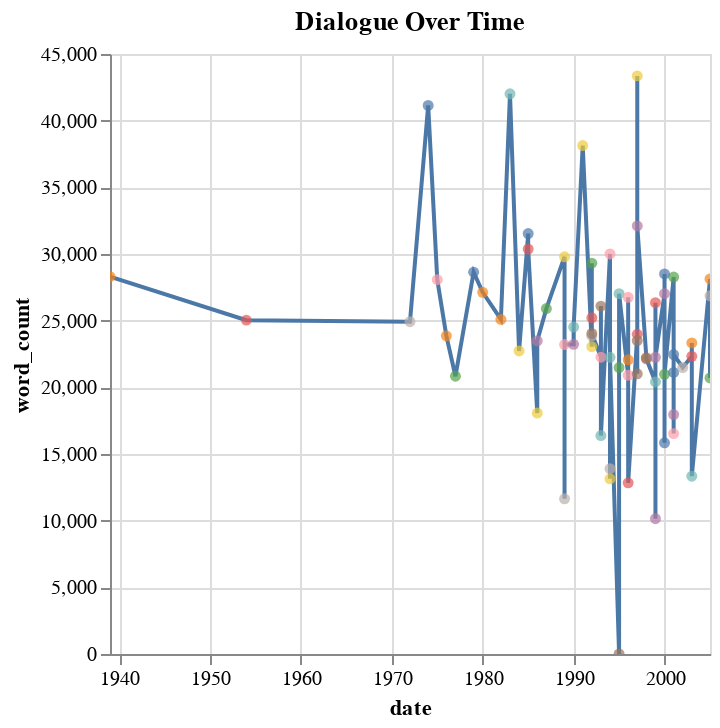

Here is the notebook cell this chart was saved with:
### Markdown cell above
### ploting the graph

### Code cell
lines = alt.Chart(film_scripts_cleaned).mark_line().encode(
    x='date:T',
    y='word_count:Q',
    tooltip=['year', 'word_count', 'title']
)

points = alt.Chart(film_scripts_cleaned).mark_circle().encode(
    x='date:T',
    y='word_count:Q',
    color=alt.Color('title:N', legend=None),
    tooltip=['year', 'word_count', 'title']
)

chart = lines + points
chart.interactive().properties(title='Dialogue Over Time')

### Figure 1 — Vega-Lite specification as saved in the notebook (floating-point values rounded to 4 significant figures)
{"$schema": "https://vega.github.io/schema/vega-lite/v5.16.3.json", "config": {"view": {"continuousHeight": 300, "continuousWidth": 300}}, "data": {"name": "data-1c0faf8a0a497ba7b6e97caa6d0d3c04"}, "datasets": {"data-1c0faf8a0a497ba7b6e97caa6d0d3c04": [{"date": "1939-01-01T00:00:00", "gross_ia": 45, "imdb_id": "tt0031725", "script_id": 3016, "source": "http://www.dailyscript.com/scripts/Ninotchka.txt", "title": "Ninotchka", "word_count": 28296, "year": 1939}, {"date": "1954-01-01T00:00:00", "gross_ia": 185, "imdb_id": "tt0047296", "script_id": 4745, "source": "http://www.dailyscript.com/scripts/onthewaterfront.html", "title": "On the Waterfront", "word_count": 25039, "year": 1954}, {"date": "1972-01-01T00:00:00", "gross_ia": 138, "imdb_id": "tt0068638", "script_id": 2387, "source": "http://www.dailyscript.com/scripts/getaway.html", "title": "The Getaway", "word_count": 24922, "year": 1972}, {"date": "1974-01-01T00:00:00", "gross_ia": 266, "imdb_id": "tt0071562", "script_id": 4280, "source": "http://www.dailyscript.com/scripts/godfather2.html", "title": "The Godfather: Part II", "word_count": 41143, "year": 1974}, {"date": "1975-01-01T00:00:00", "gross_ia": 1103, "imdb_id": "tt0073195", "script_id": 2666, "source": "http://www.dailyscript.com/scripts/Jaws.txt", "title": "Jaws", "word_count": 28073, "year": 1975}, {"date": "1976-01-01T00:00:00", "gross_ia": 102, "imdb_id": "tt0074812", "script_id": 4543, "source": "http://www.dailyscript.com/scripts/Logans+Run.txt", "title": "Logan's Run", "word_count": 23860, "year": 1976}, {"date": "1977-01-01T00:00:00", "gross_ia": 495, "imdb_id": "tt0076729", "script_id": 4978, "source": "http://www.dailyscript.com/scripts/Smokey%20And%20The%20Bandit.txt", "title": "Smokey and the Bandit", "word_count": 20835, "year": 1977}, {"date": "1979-01-01T00:00:00", "gross_ia": 285, "imdb_id": "tt0079945", "script_id": 5025, "source": "http://www.dailyscript.com/scripts/startrek01.html", "title": "Star Trek: The Motion Picture", "word_count": 28634, "year": 1979}, {"date": "1980-01-01T00:00:00", "gross_ia": 937, "imdb_id": "tt0080684", "script_id": 3433, "source": "http://www.scifiscripts.com/scripts/esb_final.txt", "title": "Star Wars: Episode V - The Empire Strikes Back", "word_count": 27126, "year": 1980}, {"date": "1982-01-01T00:00:00", "gross_ia": 384, "imdb_id": "tt0084434", "script_id": 4738, "source": "http://www.dailyscript.com/scripts/Officer+And+A+Gentleman,+An.txt", "title": "An Officer and a Gentleman", "word_count": 25095, "year": 1982}, {"date": "1983-01-01T00:00:00", "gross_ia": 165, "imdb_id": "tt0086393", "script_id": 5075, "source": "http://www.scifiscripts.com/scripts/superman3_script.txt", "title": "Superman III", "word_count": 42016, "year": 1983}, {"date": "1984-01-01T00:00:00", "gross_ia": 197, "imdb_id": "tt0088170", "script_id": 5028, "source": "http://www.scifiscripts.com/scripts/Trek/Star_Trek_III.htm", "title": "Star Trek III: The Search for Spock", "word_count": 22726, "year": 1984}, {"date": "1985-01-01T00:00:00", "gross_ia": 37, "imdb_id": "tt0089469", "script_id": 4515, "source": "http://www.angelfire.com/movies/ridleyscott/script/LegendOfDarkness.txt", "title": "Legend", "word_count": 31530, "year": 1985}, {"date": "1985-01-01T00:00:00", "gross_ia": 81, "imdb_id": "tt0090022", "script_id": 4960, "source": "http://www.dailyscript.com/scripts/Silverado.txt", "title": "Silverado", "word_count": 30374, "year": 1985}, {"date": "1986-01-01T00:00:00", "gross_ia": 13, "imdb_id": "tt0091203", "script_id": 2540, "source": "http://www.scifiscripts.com/scripts/Highlander_final.txt", "title": "Highlander", "word_count": 18072, "year": 1986}, {"date": "1986-01-01T00:00:00", "gross_ia": 257, "imdb_id": "tt0092007", "script_id": 5029, "source": "http://www.scifiscripts.com/scripts/Trek/Star_Trek_IV.htm", "title": "Star Trek IV: The Voyage Home", "word_count": 23489, "year": 1986}, {"date": "1987-01-01T00:00:00", "gross_ia": 34, "imdb_id": "tt0094074", "script_id": 5076, "source": "http://www.scifiscripts.com/scripts/superman_IV.txt", "title": "Superman IV: The Quest for Peace", "word_count": 25905, "year": 1987}, {"date": "1989-01-01T00:00:00", "gross_ia": 126, "imdb_id": "tt0098084", "script_id": 3082, "source": "http://www.dailyscript.com/scripts/Pet-Sematary.html", "title": "Pet Sematary", "word_count": 29793, "year": 1989}, {"date": "1989-01-01T00:00:00", "gross_ia": 45, "imdb_id": "tt0098258", "script_id": 4914, "source": "http://www.moviescriptsandscreenplays.com/johncusack/scripts/sayanything.txt", "title": "Say Anything...", "word_count": 11640, "year": 1989}, {"date": "1989-01-01T00:00:00", "gross_ia": 19, "imdb_id": "tt0098524", "script_id": 5155, "source": "http://www.dailyscript.com/scripts/True%20Believer.txt", "title": "True Believer", "word_count": 23211, "year": 1989}, {"date": "1990-01-01T00:00:00", "gross_ia": 44, "imdb_id": "tt0098987", "script_id": 3806, "source": "http://www.dailyscript.com/scripts/ford-fairlane_early.html", "title": "The Adventures of Ford Fairlane", "word_count": 23228, "year": 1990}, {"date": "1990-01-01T00:00:00", "gross_ia": 96, "imdb_id": "tt0099685", "script_id": 4292, "source": "http://www.dailyscript.com/scripts/goodfellas.html", "title": "Goodfellas", "word_count": 24523, "year": 1990}, {"date": "1991-01-01T00:00:00", "gross_ia": 423, "imdb_id": "tt0103064", "script_id": 5104, "source": "http://www.scifiscripts.com/scripts/t2.txt", "title": "Terminator 2: Judgment Day", "word_count": 38131, "year": 1991}, {"date": "1992-01-01T00:00:00", "gross_ia": 34, "imdb_id": "tt0103893", "script_id": 1939, "source": "http://www.dailyscript.com/scripts/buffy_the_vampire_slayer.html", "title": "Buffy the Vampire Slayer", "word_count": 23049, "year": 1992}, {"date": "1992-01-01T00:00:00", "gross_ia": 40, "imdb_id": "tt0104412", "script_id": 4354, "source": "http://www.dailyscript.com/scripts/hero1.html", "title": "Hero", "word_count": 29312, "year": 1992}, {"date": "1992-01-01T00:00:00", "gross_ia": 1, "imdb_id": "tt0104627", "script_id": 4487, "source": "http://www.scifiscripts.com/msol/Knight_m.txt", "title": "Knight Moves", "word_count": 23855, "year": 1992}, {"date": "1992-01-01T00:00:00", "gross_ia": 151, "imdb_id": "tt0104691", "script_id": 4503, "source": "http://www.dailyscript.com/scripts/last-of-the-mohicans-script.html", "title": "The Last of the Mohicans", "word_count": 25216, "year": 1992}, {"date": "1992-01-01T00:00:00", "gross_ia": 8, "imdb_id": "tt0105665", "script_id": 5166, "source": "http://www.dailyscript.com/scripts/Twin+Peaks+-+Fire+Walk+With+Me.txt", "title": "Twin Peaks: Fire Walk with Me", "word_count": 24038, "year": 1992}, {"date": "1993-01-01T00:00:00", "gross_ia": 176, "imdb_id": "tt0106582", "script_id": 2027, "source": "http://www.dailyscript.com/scripts/cliffhanger_stallone.html", "title": "Cliffhanger", "word_count": 22260, "year": 1993}, {"date": "1993-01-01T00:00:00", "gross_ia": 5, "imdb_id": "tt0107302", "script_id": 2697, "source": "http://www.dailyscript.com/scripts/Kalifornia.txt", "title": "Kalifornia", "word_count": 26091, "year": 1993}, {"date": "1993-01-01T00:00:00", "gross_ia": 157, "imdb_id": "tt0107688", "script_id": 3006, "source": "http://www.dailyscript.com/scripts/nightmare-b4-xmas_early.html", "title": "The Nightmare Before Christmas", "word_count": 16380, "year": 1993}, {"date": "1994-01-01T00:00:00", "gross_ia": 45, "imdb_id": "tt0109836", "script_id": 4228, "source": "http://www.dailyscript.com/scripts/Frankenstein+(1994).txt", "title": "Mary Shelley's Frankenstein", "word_count": 30003, "year": 1994}, {"date": "1994-01-01T00:00:00", "gross_ia": 67, "imdb_id": "tt0110413", "script_id": 4519, "source": "http://www.scifiscripts.com/msol/LEON.txt", "title": "Léon: The Professional", "word_count": 13140, "year": 1994}, {"date": "1994-01-01T00:00:00", "gross_ia": 34, "imdb_id": "tt0110613", "script_id": 4670, "source": "http://www.scifiscripts.com/msol/my_girl_2.html", "title": "My Girl 2", "word_count": 13896, "year": 1994}, {"date": "1994-01-01T00:00:00", "gross_ia": 41, "imdb_id": "tt0110737", "script_id": 4758, "source": "http://www.awesomefilm.com/script/onlyyou.html", "title": "Only You", "word_count": 22254, "year": 1994}, {"date": "1995-01-01T00:00:00", "gross_ia": 142, "imdb_id": "tt0112579", "script_id": 280, "source": "http://www.awesomefilm.com/script/bomc.txt", "title": "The Bridges of Madison County", "word_count": 2, "year": 1995}, {"date": "1995-01-01T00:00:00", "gross_ia": 13, "imdb_id": "tt0114084", "script_id": 4765, "source": "http://www.dailyscript.com/scripts/Panther.txt", "title": "Panther", "word_count": 21480, "year": 1995}, {"date": "1995-01-01T00:00:00", "gross_ia": 16, "imdb_id": "tt0114478", "script_id": 4976, "source": "http://www.awesomefilm.com/script/smoke.txt", "title": "Smoke", "word_count": 27027, "year": 1995}, {"date": "1997-01-01T00:00:00", "gross_ia": 7, "imdb_id": "tt0116922", "script_id": 4561, "source": "http://www.dailyscript.com/scripts/Lost+Highway.txt", "title": "Lost Highway", "word_count": 23978, "year": 1997}, {"date": "1996-01-01T00:00:00", "gross_ia": 91, "imdb_id": "tt0117509", "script_id": 4888, "source": "http://www.awesomefilm.com/script/romeo+juliet.txt", "title": "Romeo + Juliet", "word_count": 20902, "year": 1996}, {"date": "1996-01-01T00:00:00", "gross_ia": 202, "imdb_id": "tt0117571", "script_id": 4920, "source": "http://www.dailyscript.com/scripts/Scream.txt", "title": "Scream", "word_count": 22065, "year": 1996}, {"date": "1996-01-01T00:00:00", "gross_ia": 181, "imdb_id": "tt0117731", "script_id": 5036, "source": "http://www.scifiscripts.com/scripts/Trek/Star_Trek_VIII.htm", "title": "Star Trek: First Contact", "word_count": 26755, "year": 1996}, {"date": "1997-01-01T00:00:00", "gross_ia": 144, "imdb_id": "tt0118883", "script_id": 4039, "source": "http://www.dailyscript.com/scripts/conspiracy-theory.html", "title": "Conspiracy Theory", "word_count": 23511, "year": 1997}, {"date": "1997-01-01T00:00:00", "gross_ia": 48, "imdb_id": "tt0119675", "script_id": 2918, "source": "http://www.dailyscript.com/scripts/mimic_production.html", "title": "Mimic", "word_count": 21017, "year": 1997}, {"date": "1996-01-01T00:00:00", "gross_ia": 0, "imdb_id": "tt0120238", "script_id": 5068, "source": "http://www.awesomefilm.com/script/suburbia.html", "title": "SubUrbia", "word_count": 12835, "year": 1996}, {"date": "1997-01-01T00:00:00", "gross_ia": 1249, "imdb_id": "tt0120338", "script_id": 5136, "source": "http://www.dailyscript.com/scripts/Titanic.txt", "title": "Titanic", "word_count": 43358, "year": 1997}, {"date": "1997-01-01T00:00:00", "gross_ia": 236, "imdb_id": "tt0120347", "script_id": 3574, "source": "http://www.awesomefilm.com/script/tomorrowneverdies.txt", "title": "Tomorrow Never Dies", "word_count": 32105, "year": 1997}, {"date": "1999-01-01T00:00:00", "gross_ia": 39, "imdb_id": "tt0120601", "script_id": 1801, "source": "http://www.dailyscript.com/scripts/beingjohnmalkovich.html", "title": "Being John Malkovich", "word_count": 20401, "year": 1999}, {"date": "1998-01-01T00:00:00", "gross_ia": 400, "imdb_id": "tt0120815", "script_id": 3270, "source": "http://www.moviescriptsandscreenplays.com/BenandMatt/savingprivateryan.txt", "title": "Saving Private Ryan", "word_count": 22228, "year": 1998}, {"date": "1998-01-01T00:00:00", "gross_ia": 130, "imdb_id": "tt0120844", "script_id": 5037, "source": "http://www.scifiscripts.com/scripts/Trek/Star_Trek_IX.htm", "title": "Star Trek: Insurrection", "word_count": 22136, "year": 1998}, {"date": "1999-01-01T00:00:00", "gross_ia": 19, "imdb_id": "tt0163579", "script_id": 4010, "source": "http://www.awesomefilm.com/script/chillfactor.html", "title": "Chill Factor", "word_count": 10151, "year": 1999}, {"date": "2001-01-01T00:00:00", "gross_ia": 11, "imdb_id": "tt0166110", "script_id": 1879, "source": "http://www.horrorlair.com/HorrorWorld/newyork/bones.html", "title": "Bones", "word_count": 28271, "year": 2001}, {"date": "1999-01-01T00:00:00", "gross_ia": 122, "imdb_id": "tt0177789", "script_id": 4256, "source": "http://www.scifiscripts.com/scripts/GalaxyQuest.txt", "title": "Galaxy Quest", "word_count": 26347, "year": 1999}, {"date": "2000-01-01T00:00:00", "gross_ia": 11, "imdb_id": "tt0180073", "script_id": 4838, "source": "http://www.dailyscript.com/scripts/Quills.txt", "title": "Quills", "word_count": 27023, "year": 2000}, {"date": "1999-01-01T00:00:00", "gross_ia": 69, "imdb_id": "tt0185371", "script_id": 4378, "source": "http://www.dailyscript.com/scripts/house-on-haunted-hill.html", "title": "House on Haunted Hill", "word_count": 22249, "year": 1999}, {"date": "2000-01-01T00:00:00", "gross_ia": 203, "imdb_id": "tt0195685", "script_id": 4169, "source": "http://www.dailyscript.com/scripts/Erin+Brockovich.txt", "title": "Erin Brockovich", "word_count": 28509, "year": 2000}, {"date": "2000-01-01T00:00:00", "gross_ia": 92, "imdb_id": "tt0195945", "script_id": 2996, "source": "http://www.dailyscript.com/scripts/Next_Friday.html", "title": "Next Friday", "word_count": 15837, "year": 2000}, {"date": "2000-01-01T00:00:00", "gross_ia": 44, "imdb_id": "tt0199725", "script_id": 2814, "source": "http://www.dailyscript.com/scripts/love_and_basketball.html", "title": "Love & Basketball", "word_count": 20975, "year": 2000}, {"date": "2001-01-01T00:00:00", "gross_ia": 8, "imdb_id": "tt0227005", "script_id": 4572, "source": "http://www.dailyscript.com/scripts/Made.txt", "title": "Made", "word_count": 17959, "year": 2001}, {"date": "2001-01-01T00:00:00", "gross_ia": 20, "imdb_id": "tt0244000", "script_id": 1634, "source": "http://www.dailyscript.com/scripts/American_Outlaws.html", "title": "American Outlaws", "word_count": 21116, "year": 2001}, {"date": "2002-01-01T00:00:00", "gross_ia": 64, "imdb_id": "tt0253754", "script_id": 5038, "source": "http://www.scifiscripts.com/scripts/Trek/Star_Trek_X.htm", "title": "Star Trek: Nemesis", "word_count": 21487, "year": 2002}, {"date": "2001-01-01T00:00:00", "gross_ia": 6, "imdb_id": "tt0254099", "script_id": 1666, "source": "http://www.dailyscript.com/scripts/anniversaryparty.html", "title": "The Anniversary Party", "word_count": 16529, "year": 2001}, {"date": "2001-01-01T00:00:00", "gross_ia": 109, "imdb_id": "tt0257106", "script_id": 4918, "source": "http://www.dailyscript.com/scripts/Scary+Movie+2.txt", "title": "Scary Movie 2", "word_count": 22459, "year": 2001}, {"date": "2003-01-01T00:00:00", "gross_ia": 38, "imdb_id": "tt0264395", "script_id": 1759, "source": "http://www.dailyscript.com/scripts/Basic.txt", "title": "Basic", "word_count": 22329, "year": 2003}, {"date": "2003-01-01T00:00:00", "gross_ia": 67, "imdb_id": "tt0309593", "script_id": 2294, "source": "http://www.dailyscript.com/scripts/final_destination2.html", "title": "Final Destination 2", "word_count": 23326, "year": 2003}, {"date": "2003-01-01T00:00:00", "gross_ia": 64, "imdb_id": "tt0335266", "script_id": 2812, "source": "http://www.dailyscript.com/scripts/lost-in-translation-script.html", "title": "Lost in Translation", "word_count": 13337, "year": 2003}, {"date": "2005-01-01T00:00:00", "gross_ia": 8, "imdb_id": "tt0366627", "script_id": 2651, "source": "http://www.dailyscript.com/scripts/The_Jacket.html", "title": "The Jacket", "word_count": 28127, "year": 2005}, {"date": "2005-01-01T00:00:00", "gross_ia": 42, "imdb_id": "tt0372532", "script_id": 4992, "source": "http://www.dailyscript.com/scripts/somethingborrowed.html", "title": "The Wedding Date", "word_count": 20706, "year": 2005}, {"date": "2005-01-01T00:00:00", "gross_ia": 13, "imdb_id": "tt0421054", "script_id": 4121, "source": "http://www.dailyscript.com/scripts/domino.html", "title": "Domino", "word_count": 26862, "year": 2005}]}, "layer": [{"encoding": {"tooltip": [{"field": "year", "type": "quantitative"}, {"field": "word_count", "type": "quantitative"}, {"field": "title", "type": "nominal"}], "x": {"field": "date", "type": "temporal"}, "y": {"field": "word_count", "type": "quantitative"}}, "mark": {"type": "line"}, "name": "view_21"}, {"encoding": {"color": {"field": "title", "legend": null, "type": "nominal"}, "tooltip": [{"field": "year", "type": "quantitative"}, {"field": "word_count", "type": "quantitative"}, {"field": "title", "type": "nominal"}], "x": {"field": "date", "type": "temporal"}, "y": {"field": "word_count", "type": "quantitative"}}, "mark": {"type": "circle"}}], "params": [{"bind": "scales", "name": "param_27", "select": {"encodings": ["x", "y"], "type": "interval"}, "views": ["view_21"]}], "title": "Dialogue Over Time"}
